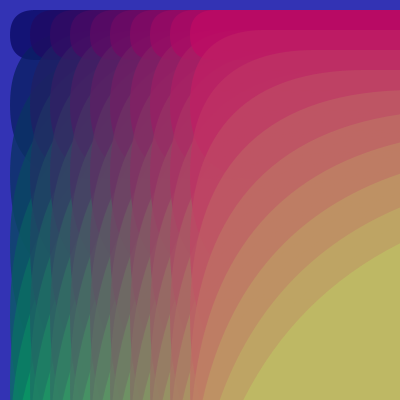
Frame 1 (no input)
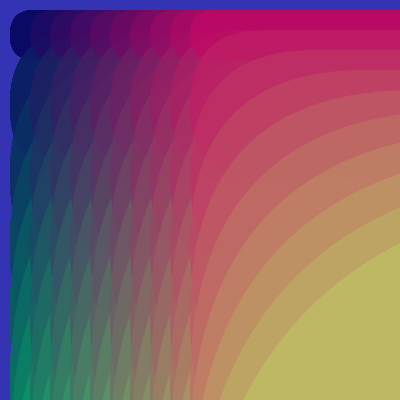
Frame 60 (the mouse pressed at the canvas centre just before this capture)
Frame 120 (the mouse held since frame 60 and released just before this capture): identical to frame 60, image omitted

The Processing sketch that drew these frames (run headless with seeded random() and noise(); from frame 60 on, the mouse is pressed at the canvas centre):

// Processing sketch: processing_167487
// ── processing_167487.pde

void setup() 
{
size(400,400);
background(51,51,180);
noStroke ();
}
 
 
void draw ()  
{
for (int a =10; a<200; a+=20)//setting value for a
{
for (int b =10; b<200; b+=20) //setting value for b
{
fill (a,b,100,200);//set colour of rectangles with a gradient
rect(a,b,a*b,b*5,b*5);
}
}
}
